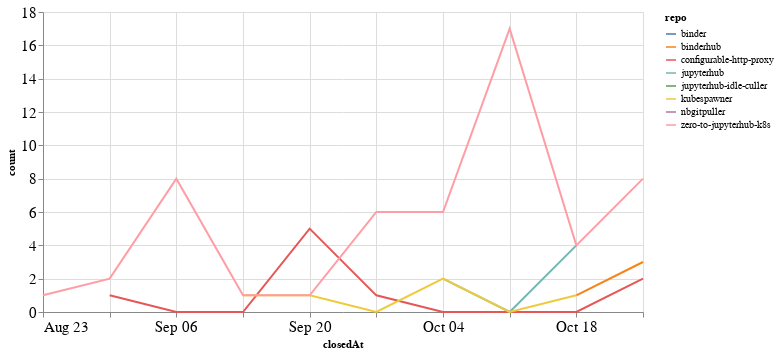

The notebook cell saved with this chart:
### Code cell
closed_by_time = closed_by.groupby('repo').resample('W', on='closedAt').count()['author'].reset_index()
closed_by_time = closed_by_time.rename(columns={'author': 'count'})

alt.Chart(closed_by_time, width=600).mark_line().encode(
    x='closedAt',
    y='count',
    color='repo',
    tooltip="repo"
)

### Figure 1 — Vega-Lite specification as saved in the notebook (floating-point values rounded to 4 significant figures)
{"config": {"axisLeft": {"labelFontSize": 15}, "axisBottom": {"labelFontSize": 15}}, "data": {"name": "data-cdcdb1ea37745632e57a524418967d1a"}, "mark": "line", "encoding": {"color": {"type": "nominal", "field": "repo"}, "tooltip": {"type": "nominal", "field": "repo"}, "x": {"type": "temporal", "field": "closedAt"}, "y": {"type": "quantitative", "field": "count"}}, "width": 600, "$schema": "https://vega.github.io/schema/vega-lite/v4.8.1.json", "datasets": {"data-cdcdb1ea37745632e57a524418967d1a": [{"repo": "binder", "closedAt": "2020-10-18T00:00:00", "count": 1}, {"repo": "binderhub", "closedAt": "2020-10-18T00:00:00", "count": 1}, {"repo": "binderhub", "closedAt": "2020-10-25T00:00:00", "count": 3}, {"repo": "configurable-http-proxy", "closedAt": "2020-08-30T00:00:00", "count": 1}, {"repo": "configurable-http-proxy", "closedAt": "2020-09-06T00:00:00", "count": 0}, {"repo": "configurable-http-proxy", "closedAt": "2020-09-13T00:00:00", "count": 0}, {"repo": "configurable-http-proxy", "closedAt": "2020-09-20T00:00:00", "count": 5}, {"repo": "configurable-http-proxy", "closedAt": "2020-09-27T00:00:00", "count": 1}, {"repo": "configurable-http-proxy", "closedAt": "2020-10-04T00:00:00", "count": 0}, {"repo": "configurable-http-proxy", "closedAt": "2020-10-11T00:00:00", "count": 0}, {"repo": "configurable-http-proxy", "closedAt": "2020-10-18T00:00:00", "count": 0}, {"repo": "configurable-http-proxy", "closedAt": "2020-10-25T00:00:00", "count": 2}, {"repo": "jupyterhub", "closedAt": "2020-10-04T00:00:00", "count": 2}, {"repo": "jupyterhub", "closedAt": "2020-10-11T00:00:00", "count": 0}, {"repo": "jupyterhub", "closedAt": "2020-10-18T00:00:00", "count": 4}, {"repo": "jupyterhub-idle-culler", "closedAt": "2020-08-23T00:00:00", "count": 1}, {"repo": "kubespawner", "closedAt": "2020-09-13T00:00:00", "count": 1}, {"repo": "kubespawner", "closedAt": "2020-09-20T00:00:00", "count": 1}, {"repo": "kubespawner", "closedAt": "2020-09-27T00:00:00", "count": 0}, {"repo": "kubespawner", "closedAt": "2020-10-04T00:00:00", "count": 2}, {"repo": "kubespawner", "closedAt": "2020-10-11T00:00:00", "count": 0}, {"repo": "kubespawner", "closedAt": "2020-10-18T00:00:00", "count": 1}, {"repo": "nbgitpuller", "closedAt": "2020-10-04T00:00:00", "count": 2}, {"repo": "zero-to-jupyterhub-k8s", "closedAt": "2020-08-23T00:00:00", "count": 1}, {"repo": "zero-to-jupyterhub-k8s", "closedAt": "2020-08-30T00:00:00", "count": 2}, {"repo": "zero-to-jupyterhub-k8s", "closedAt": "2020-09-06T00:00:00", "count": 8}, {"repo": "zero-to-jupyterhub-k8s", "closedAt": "2020-09-13T00:00:00", "count": 1}, {"repo": "zero-to-jupyterhub-k8s", "closedAt": "2020-09-20T00:00:00", "count": 1}, {"repo": "zero-to-jupyterhub-k8s", "closedAt": "2020-09-27T00:00:00", "count": 6}, {"repo": "zero-to-jupyterhub-k8s", "closedAt": "2020-10-04T00:00:00", "count": 6}, {"repo": "zero-to-jupyterhub-k8s", "closedAt": "2020-10-11T00:00:00", "count": 17}, {"repo": "zero-to-jupyterhub-k8s", "closedAt": "2020-10-18T00:00:00", "count": 4}, {"repo": "zero-to-jupyterhub-k8s", "closedAt": "2020-10-25T00:00:00", "count": 8}]}}
